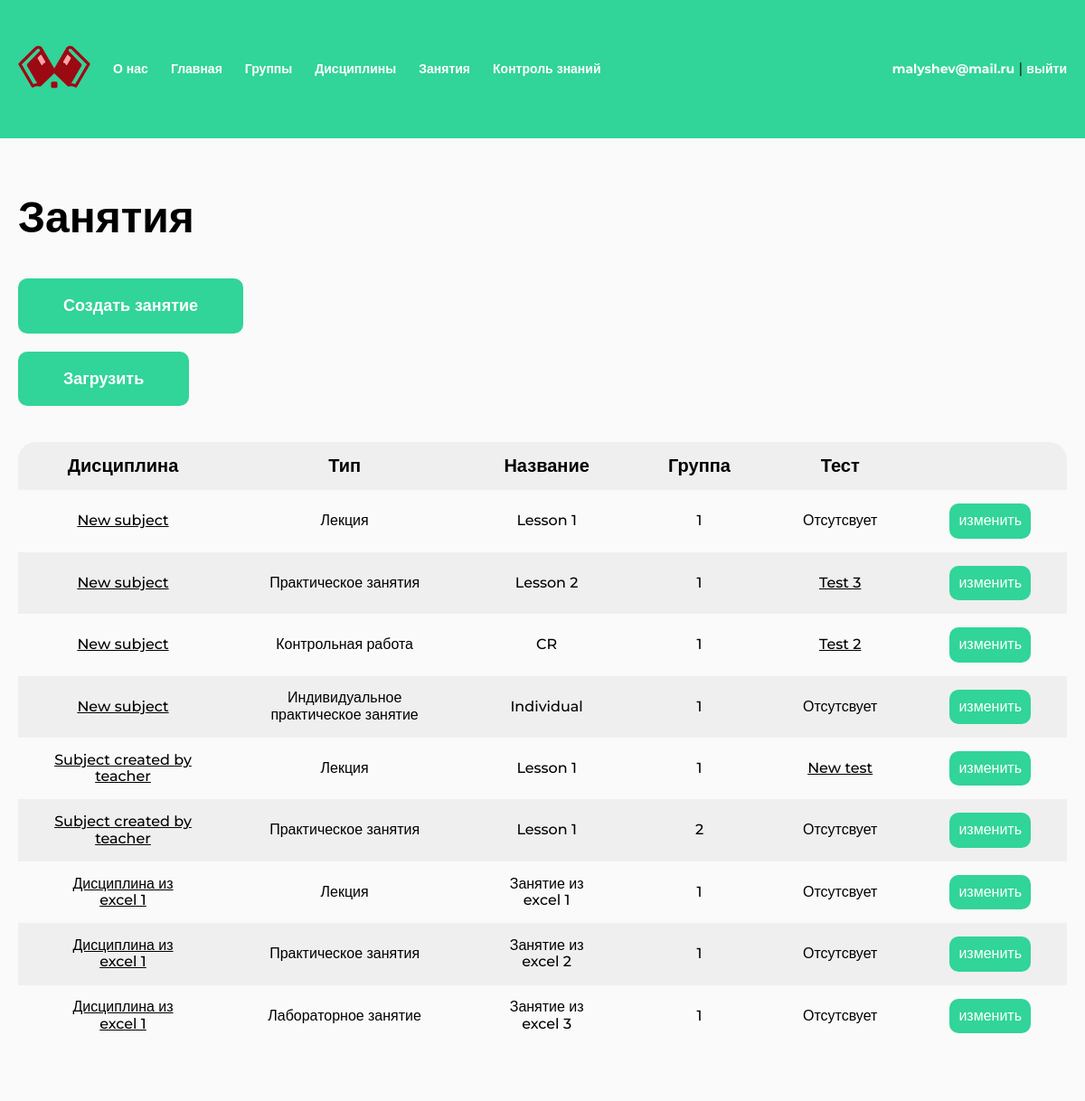
Page /teacher/my-lessons/ (signed in) on the committed database.
### study/models.py (models this page shows, shortened)
class Lesson(models.Model):
    class Type(models.TextChoices):
        LECTURE = "LC", "Лекция"
        PRACTICAL = "PR", "Практическое занятия"
        LABORATORY = "LR", "Лабораторное занятие"
        CONTROL = "CW", "Контрольная работа"
        INDIVIDUAL = "IW", "Индивидуальное практическое занятие"
    type = models.CharField("Тип", max_length=32, choices=Type.choices)
    subject = models.ForeignKey(TeacherGroupSubject, related_name="lessons", on_delete=models.CASCADE, null=True, blank=True)
    name = models.CharField(max_length=128)
    test = models.OneToOneField(Test, on_delete=models.SET_NULL, null=True, blank=True)
    text = models.TextField(null=True, blank=True)
    deadline = models.DateTimeField(null=True, blank=True)
    class Meta:
        verbose_name = "Занятие"
        verbose_name_plural = "Занятия"

class TeacherGroupSubject(models.Model):
    teacher = models.ForeignKey(User, related_name="subjects", on_delete=models.CASCADE)
    subject = models.ForeignKey(Subject, related_name="items", on_delete=models.CASCADE)
    group = models.ForeignKey(Group, related_name="subjects", on_delete=models.CASCADE)
    class Meta:
        verbose_name = "Дисциплина группы"
        verbose_name_plural = "Дисциплины групп"

class Subject(models.Model):
    name = models.CharField(max_length=128)
    class Meta:
        verbose_name = "Дисциплина"
        verbose_name_plural = "Дисциплины"
    def __str__(self):
        return self.name

class Group(models.Model):
    number = models.CharField(max_length=32)
    students = models.ManyToManyField(User, blank=True)
    class Meta:
        verbose_name = "Группа"
        verbose_name_plural = "Группы"
    def __str__(self):
        return self.number

class Test(models.Model):
    name = models.CharField(max_length=128)
    class Meta:
        verbose_name = "Тест"
        verbose_name_plural = "Тесты"
    def __str__(self):
        return self.name

### study/views.py (the view)
# urls.py: path("teacher/my-lessons/", views.MyLessonsListView.as_view(), name="my-lessons"),
@method_decorator(teacher_only, name="dispatch")
class MyLessonsListView(LoginRequiredMixin, ListView):
    model = Lesson
    context_object_name = "objects"
    template_name = "study/teacher/my_lessons.html"
    def get_queryset(self):
        lessons = []
        for subject in TeacherGroupSubject.objects.filter(teacher=self.request.user):
            lessons += list(subject.lessons.all())
        return lessons

### study/templates/study/teacher/my_lessons.html (shortened to what this page needs)
{% extends "base.html" %}
{% load static %}
{% block extra_css %}
<link rel="stylesheet" href="{% static 'css/table.css' %}">
{% endblock %}
{% block content %}
<section >
    <h1 class="h1">Занятия</h1>
    <a href="{% url 'my-lesson-create' %}" class="btn mt-40">Создать занятие</a>
    <a href="{% url 'lessons-upload' %}" class="btn mt-20">Загрузить</a>
    <div class="table-wrapper mt-40">
        <table class="table">
            <thead>
                <tr>
                    <th>Дисциплина</th>
                    <th>Тип</th>
                    <th>Название</th>
                    <th>Группа</th>
                    <th>Тест</th>
                    <th></th>
                </tr>
            </thead>
            <tbody>
                {% for object in objects %}
                <tr>
                    <td>
                        <a href="{% url 'my-subject' object.subject.subject.pk %}" class="table__foreign-key">{{ object.subject.subject }}</a>
                    </td>
                    <td>{{ object.get_type_display }}</td>
                    <td>{{ object.name|default:"-" }}</td>
                    <td>
                        {{ object.subject.group }}
                    </td>
                    <td>
                        {% if object.test %}
                        <a href="#" class="table__foreign-key">{{ object.test }}</a>
                        {% else %}
                        Отсутсвует
                        {% endif %}
                    </td>
                    <td>
                        <a href="{% url 'my-lesson' object.id %}" class="btn btn-table">изменить</a>
                    </td>
                </tr>
                {% endfor %}
            </tbody>
        </table>
    </div>
</section>
{% endblock %}

### templates/base.html (shortened to what this page needs)
{% load static %}
<!DOCTYPE html>
<html lang="ru">
<head>
	<link rel="stylesheet" href="{% static 'css/reset.css' %}">
	<link rel="stylesheet" href="{% static 'css/main.css' %}">
	<link rel="stylesheet" href="{% static 'css/menu.css' %}">
    {% block extra_css %}{% endblock %}
</head>
<body>
	<header class="header">
		<div class="container">
			<ul class="header-menu">
				<li><a href="{% url 'index' %}" class="logo"><img src="{% static 'img/logo.png' %}" alt=""></a></li>
				<li><a href="{% url 'about' %}">О нас</a></li>
				{% if user.is_authenticated %}
				<li><a href="{% url 'index' %}">Главная</a></li>
				{% if user.profile.type == 1 %}
				<li><a href="{% url 'teachers' %}">Преподаватели</a></li>
				<li><a href="{% url 'students' %}">Студенты</a></li>
				<li><a href="{% url 'applications' %}">Заявки</a></li>
				<li><a href="{% url 'groups' %}">Группы</a></li>
				<li><a href="{% url 'subjects' %}">Дисциплины</a></li>
				<li><a href="{% url 'lessons' %}">Занятия</a></li>
				<li><a href="{% url 'tests' %}">Контроль знаний</a></li>
				{% elif user.profile.type == 2 %}
				<li><a href="{% url 'my-group' %}">Группы</a></li>
				<li><a href="{% url 'my-subjects' %}">Дисциплины</a></li>
				<li><a href="{% url 'my-lessons' %}">Занятия</a></li>
				<li><a href="{% url 'tests' %}">Контроль знаний</a></li>
				{% endif %}
				<li class="header-menu-profile">
					<a href="{% url 'profile' %}">{{ user.username }}</a> | <a href="{% url 'logout' %}">выйти</a>
				</li>
				{% endif%}
			</ul>
		</div>
	</header>
	<main class="main">
		<div class="container">
		    {% block content %}{% endblock %}
		</div>
	</main>
</body>
</html>

### static/css/main.css (style rules this page uses)
:root { --green: #31D499; --red: #D43131; --background: #FAFAFA; --gray: #B8B8B8; --tablePrimary: #EFEFEF; --tableSecondary: #FAFAFA; }
* { padding: 0; margin: 0; box-sizing: border-box; }
html { font-family: "Montserrat", sans-serif; }
body { display: flex; flex-direction: column; min-height: 100vh; height: 100%; }
.container { max-width: 1240px; padding: 0 20px; margin: 0 auto; position: relative; }
.mt-40 { margin-top: 40px; }
.mt-20 { margin-top: 20px; }
.h1 { color: #000; font-size: 48px; font-weight: 700; }
.btn { color: #FFF; font-size: 18px; font-weight: 700; border-radius: 10px; background: var(--green); padding: 20px 50px; text-align: center; cursor: pointer; text-decoration: none; display: block; width: fit-content; }
.btn.btn-table { padding: 10px; font-size: 16px; font-weight: 500; }
.header { padding: 50px 0; background: var(--green); }
.logo img { width: 100%; max-width: 80px; }
.main { flex: 1 1 100%; padding: 60px 0; background-color: var(--background); }

### static/css/menu.css (style rules this page uses)
ul { list-style: none; }
.header-menu { display: flex; align-items: center; gap: 25px; width: 100%; }
.header-menu a { text-decoration: none; font-weight: 700; color: white; font-size: 14px; }
.header-menu-profile { margin-left: auto; }

### static/css/table.css (style rules this page uses)
.table-wrapper { width: 100%; overflow-x: auto; }
.table { border-radius: 20px; background: var(--tablePrimary); border-collapse: collapse; }
.table td, .table th { padding: 15px 40px; text-align: center; }
.table th { color: #000; font-size: 20px; font-weight: 700; }
.table td { color: #000; font-size: 16px; font-weight: 500; }
.table a:not(.btn) { color: black; }
.table tbody tr:nth-of-type(2n-1) { background: var(--tableSecondary); }
.table__foreign-key { color: #000; }

### rows in the picture
Lesson: subject.subject "New subject", type "Лекция", name "Lesson 1", subject.group "1", shows "Отсутсвует"
Lesson: subject.subject "New subject", type "Практическое занятия", name "Lesson 2", subject.group "1", test "Test 3"
Lesson: subject.subject "New subject", type "Контрольная работа", name "CR", subject.group "1", test "Test 2"
Lesson: subject.subject "New subject", type "Индивидуальное практическое занятие", name "Individual", subject.group "1", shows "Отсутсвует"
Lesson: subject.subject "Subject created by teacher", type "Лекция", name "Lesson 1", subject.group "1", test "New test"
Lesson: subject.subject "Subject created by teacher", type "Практическое занятия", name "Lesson 1", subject.group "2", shows "Отсутсвует"
Lesson: subject.subject "Дисциплина из excel 1", type "Лекция", name "Занятие из excel 1", subject.group "1", shows "Отсутсвует"
Lesson: subject.subject "Дисциплина из excel 1", type "Практическое занятия", name "Занятие из excel 2", subject.group "1", shows "Отсутсвует"
Lesson: subject.subject "Дисциплина из excel 1", type "Лабораторное занятие", name "Занятие из excel 3", subject.group "1", shows "Отсутсвует"

### other values in the picture
{{ user.username }} "malyshev@mail.ru"
